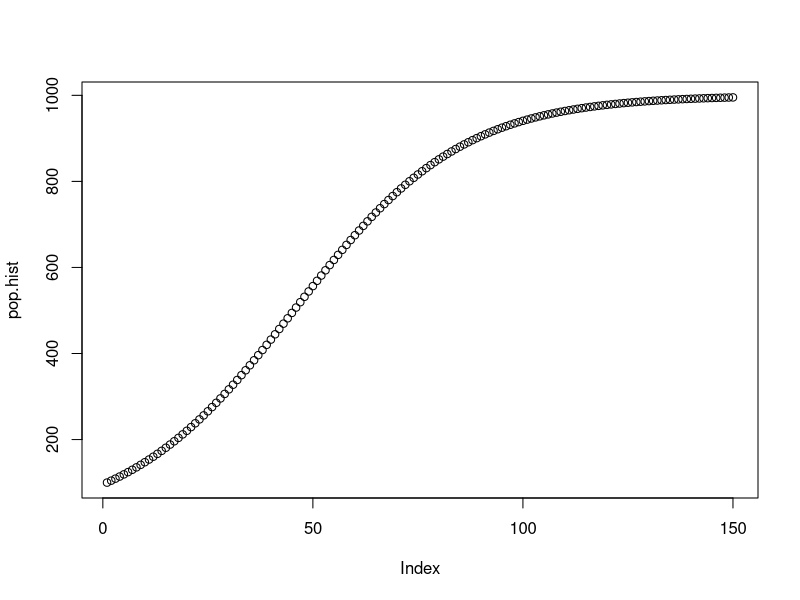

The R source for this figure:


K<-1000 

pop<-100
pop.hist<-c()
r<-0.05
for (i in 1:150) {
pop.hist[i]<-pop
delta.pop<-r*pop*(1-pop/K)
pop<-pop+delta.pop
}
plot(pop.hist)
